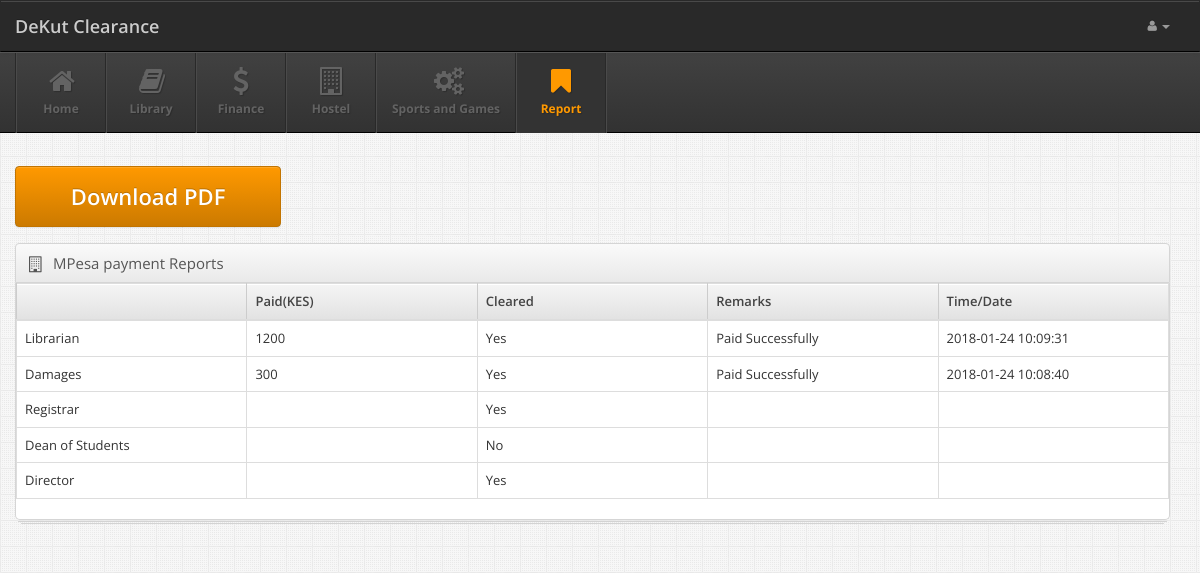
Screenshot of /report.php (signed in) with the database file from the repository.
### tables this page shows
CREATE TABLE IF NOT EXISTS `report` (
  `id` int(11) NOT NULL AUTO_INCREMENT,
  `user_id` int(11) NOT NULL DEFAULT '0',
  `user` varchar(50) NOT NULL DEFAULT '',
  `transaction_id` varchar(50) NOT NULL DEFAULT '',
  `paid` int(11) NOT NULL DEFAULT '0',
  `date` timestamp NOT NULL DEFAULT CURRENT_TIMESTAMP ON UPDATE CURRENT_TIMESTAMP,
  PRIMARY KEY (`id`)
);

### db/db_connect.php (called while the page is built, shortened)
<?php
class DB_CONNECT {
    function connect() {
        $con =  mysqli_connect(DB_SERVER, DB_USER, DB_PASSWORD,DB_DATABASE) or die(mysql_error());
        return $con;
    }
}
?>

### report.php (the view, shortened to what this page needs)
<?php
  require_once __DIR__ . '/db/db_connect.php';
 $user_id = $_SESSION['user_id'];
  $db = new DB_CONNECT();
  $finalArray = array();
   $query = mysqli_query($db->connect(), "Select user,paid,date,transaction_id FROM `report` WHERE `user_id`  = '$user_id' ") or die(mysqli_error($db->connect()));
    if ($query) {
        $rows = mysqli_num_rows($query);
        $count = 0;
        if ($rows > 0) {
            while ($row = mysqli_fetch_array($query)) {
                $paid = $row['paid'];
                if($paid > 0 ){
                $cleared = "Yes";
                $remarks = "Paid Successfully";
                $dataArray = array();
                $dataArray['user'] = $row["user"];
                $dataArray['date'] = $row["date"];
                $dataArray['transaction_id'] = $row["transaction_id"];
                $dataArray['paid'] = $paid;
                $dataArray['cleared'] = $cleared;
                 $dataArray['remarks'] = $remarks;
                $finalArray[$count] = $dataArray;
                $count++;
                }
            }
        }
    }
    $query = mysqli_query($db->connect(), "Select * FROM `clearTable` WHERE `user_id`  = $user_id ") or die(mysqli_error($db->connect()));
    if ($query) {
        $rows = mysqli_num_rows($query);
        if ($rows > 0) {
            while ($row = mysqli_fetch_array($query)) {
                $status = $row["status"];
                if($status == "Y"){
                     $cleared = "Yes";
                }else{
                     $cleared = "No";
                }
                $paid = "";
                $dataArray = array();
                $dataArray['user'] = $row["user"];
                $dataArray['date'] = "";
                $dataArray['transaction_id'] = "";
                $dataArray['paid'] = $paid;
                $dataArray['cleared'] = $cleared;
                 $dataArray['remarks'] = "";
                $finalArray[$count] = $dataArray;
                $count++;
            }
        }
    }
    ?>
<!DOCTYPE html>
<html lang="en">
    <head>
        <link href="./css/bootstrap.min.css" rel="stylesheet">
        <link href="./css/bootstrap-responsive.min.css" rel="stylesheet">
        <link href="./css/font-awesome.min.css" rel="stylesheet">
        <link href="./css/ui-lightness/jquery-ui-1.10.0.custom.min.css" rel="stylesheet">
        <link href="./css/base-admin-3.css" rel="stylesheet">
        <link href="./css/base-admin-3-responsive.css" rel="stylesheet">
        <link href="./css/pages/dashboard.css" rel="stylesheet">
        <link href="./css/custom.css" rel="stylesheet">
            <link href="./js/plugins/faq/faq.css" rel="stylesheet">
    </head>
    <body>
        <nav class="navbar navbar-inverse" role="navigation">
            <div class="container">
                <div class="navbar-header">
                    <a class="navbar-brand" href="./index.php">DeKut Clearance</a>
                </div>
                <div class="collapse navbar-collapse navbar-ex1-collapse">
                    <ul class="nav navbar-nav navbar-right">
                        <li class="dropdown">
                            <a href="javscript:;" class="dropdown-toggle" data-toggle="dropdown">
                                <i class="icon-user"></i>
                                <b class="caret"></b>
                            </a>
                        </li>
                    </ul>
                </div>
            </div>
        </nav>
        <div class="subnavbar">
            <div class="subnavbar-inner">
                <div class="container">
                    <div class="collapse subnav-collapse">
                        <ul class="mainnav">
                            <li >
                                <a href="./index.php">
                                    <i class="icon-home"></i>
                                    <span>Home</span>
                                </a>
                            </li>
                            <li class="">
                                <a href="./library.php">
                                    <i class="icon-book"></i>
                                    <span>Library</span>
                                </a>
                            </li>
                             <li class="">
                                <a href="./finance.php">
                                    <i class="icon-dollar"></i>
                                    <span>Finance</span>
                                </a>
                            </li>
                             <li class="">
                                <a href="./hostel.php">
                                    <i class="icon-building"></i>
                                    <span>Hostel</span>
                                </a>
                            </li>
                            <li class="">
                                <a href="./sports.php">
                                    <i class="icon-gears"></i>
                                    <span>Sports and Games</span>
                                </a>
                            </li>
                             <li class="active">
                                 <a href="./report.php">
                                    <i class="icon-bookmark"></i>
                                    <span>Report</span>
                                </a>
                            </li>
                        </ul>
                    </div>
                </div>
            </div>
        </div>
        <div class="main">
            <div class="container">
                <div class="row">
                    <div class="col-md-3">
                            <div class="widget-content">
                                 <a class="btn btn-primary btn-support-ask" id="download_pdf">Download  PDF</a>
                            </div>
                        </div>
                </div>
                <div class="row">
                    <div class="col-md-12">
                        <div class="widget widget-nopad stacked">
                            <div class="widget-header">
                                    <i class="icon-building"></i>
                                    <h3>MPesa payment Reports</h3>
                            </div>
			   <div class="widget-content">
                                 <table class="table  table-bordered">
                                     <thead>
                                         <tr>
                                           <th></th>
                                           <th>Paid(KES)</th>
                                           <th>Cleared</th>
                                           <th>Remarks</th>
                                           <th>Time/Date</th>
                                         </tr>
                                     </thead>
                                    <tbody>
                                        <?php $count = 0;
                                    for ($j = 0; $j < sizeof($finalArray); $j++){
                                        ?>
                                        <tr class="">
                                           <td class="col col-lg-1 "><?php echo $finalArray[$j]["user"]?></td>
                                            <td class="col col-lg-1 "><?php echo $finalArray[$j]["paid"]?></td>
                                            <td class="col col-lg-1 "><?php echo $finalArray[$j]["cleared"]?></td>
                                               <td class="col col-lg-1 "><?php echo $finalArray[$j]["remarks"]?></td>
                                           <td class="col col-lg-1 "><?php echo $finalArray[$j]["date"]?></td>
                                       </tr>
                                    <?php }?>
                                    </tbody>
                                </table>
                            </div>
			</div>
                    </div>
                </div>
            </div>
    </body>
</html>

### css/base-admin-3-responsive.css (style rules this page uses)
@media (min-width: 768px) { .subnav-collapse.collapse { display: block!important; height: auto!important; padding-bottom: 0; overflow: visible!important; } }
@media (min-width: 1200px) { .navbar .container, .subnavbar .container { padding-right: 0; padding-left: 0; } }

### rows the page displays
report: user "Librarian", paid "1200", cleared "Yes", remarks "Paid Successfully", date "2018-01-24 10:09:31"
report: user "Damages", paid "300", cleared "Yes", remarks "Paid Successfully", date "2018-01-24 10:08:40"

### other values shown
$finalArray[$j]["user"] "Registrar"
$finalArray[$j]["cleared"] "Yes"
$finalArray[$j]["user"] "Dean of Students"
$finalArray[$j]["cleared"] "No"
$finalArray[$j]["user"] "Director"
